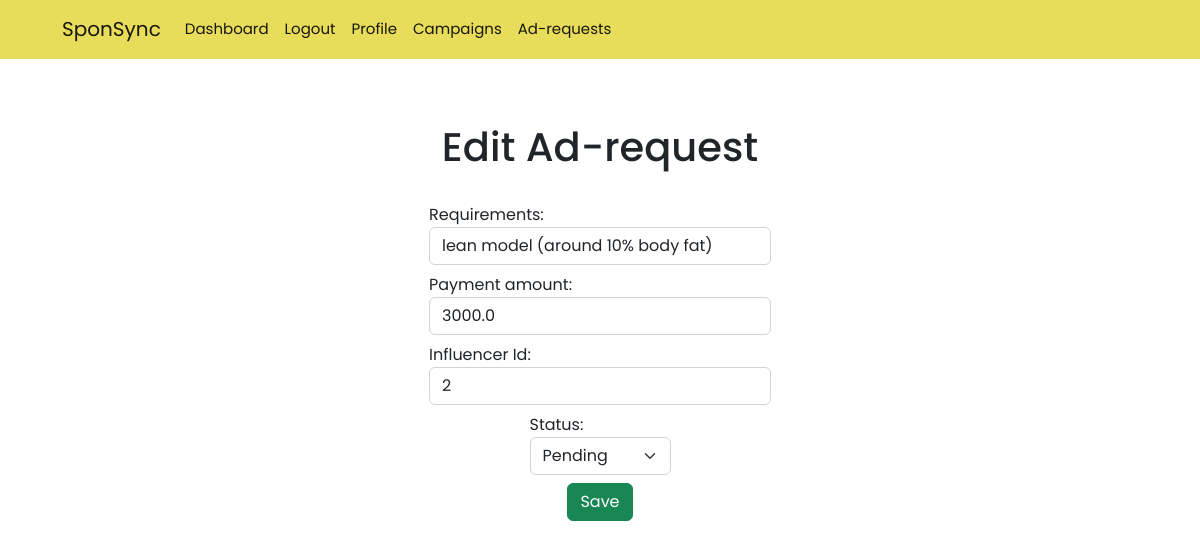
/request/1/edit (signed in), run on the app's committed database.
### models.py (models this page shows)
class AdRequest(db.Model):
    id = db.Column(db.Integer,primary_key=True)
    campaign_id = db.Column(db.Integer,db.ForeignKey("campaign.id"))
    influencer_id = db.Column(db.Integer,db.ForeignKey("influencer.id"),nullable=True)
    status = db.Column(db.String(10),nullable=False,default="generated")
    payment = db.Column(db.Float,nullable=False)
    requirements = db.Column(db.String(100),nullable=False)

### routes.py (the view, shortened to what this page needs)
@app.route('/request/<int:id>/edit',methods=['GET','POST'])
@auth_required
def edit_request(id):
    user = User.query.get(session['user_id'])
    adrequest = AdRequest.query.get(id)
    return render_template('request/edit.html',user=user,ad=adrequest)

### routes.py (called while the page is built)
def auth_required(func):
    @wraps(func)
    def inner(*args , **kwargs):
        if 'user_id' not in session:
            flash('You need to login first.')
            return redirect(url_for('login'))
        return func(*args,**kwargs)
    return inner

### templates/request/edit.html (shortened to what this page needs)
{% extends 'layout.html' %}
{% block content %}
<h1>Edit Ad-request</h1>
<form method="post">
    <label for="requirements" class="form-label">Requirements:
        <input type="text" name="requirements" id="requirements" class="form-control" value="{{ad.requirements}}" required>
    </label>
    <label for="payment" class="form-label">Payment amount:
        <input type="number" name="payment" id="payment" class="form-control"  value="{{ad.payment}}" required>
    </label>
    <label for="influencer_id" class="form-label">Influencer Id:
        <input type="number" name="influencer_id" id="influencer_id" class="form-control" value="{{ad.influencer_id}}">
    </label>
    <label for="status" class="form-label">Status:
        <select name="status" id="status" class="form-select" required>
            <option value="pending">Pending</option>
        </select>
    </label>
    <input type="submit" value="Save" class="btn btn-success">
</form>
{% endblock %}

### templates/layout.html (style rules this page uses)
* { font-family: "Poppins", system-ui; ; }

### templates/request/edit.html (style rules this page uses)
h1 { text-align: center; margin-top: 64px; }
form { margin-top: 32px; display: flex; flex-direction: column; align-items: center; }

### data on the page
AdRequest: requirements "lean model (around 10% body fat)", payment "3000.0", influencer_id "2"
